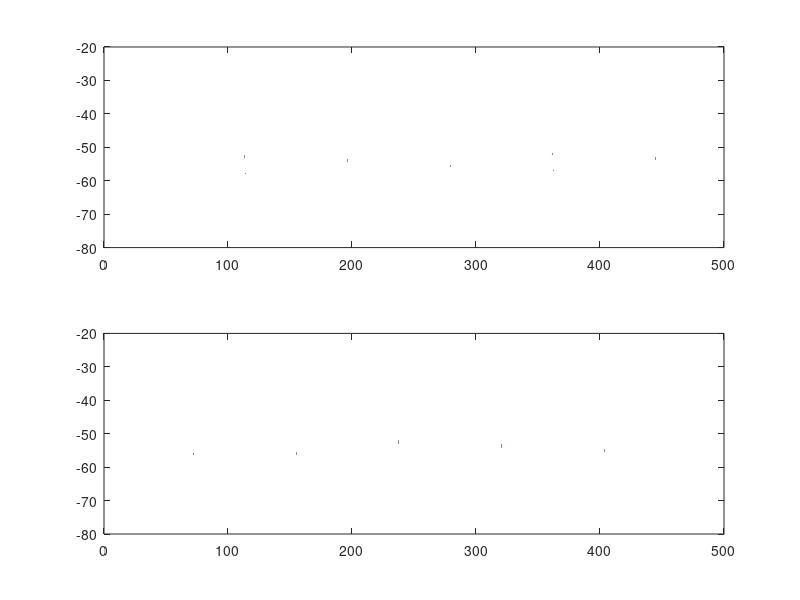

Reproduce this figure in MATLAB. (Note: this script raises an error after producing the figure.)
clear;
g_syn = 0.3;
k_syn = 2;
v_pir = 120;
v_L = -60;
v_syn = -80;
C = 1;
g_L = 0.1;
theta = 3;
g_pir = 0.3;
theta_syn = -44;

m_infinity = @(v) 1/(1+exp(-(v+65)/7.8));
S_infinity = @(v) 1/(1+exp(-(v-theta_syn)/k_syn));
dv = @(v_i,v_j,h) (-g_pir*m_infinity(v_i)^3*h*(v_i-v_pir)-g_L*(v_i-v_L)-g_syn*S_infinity(v_j)*(v_i-v_syn))/C;
h_infinity = @(v) 1/(1+exp((v+81)/11));
tao_h = @(v) h_infinity(v)*exp((v+162.3)/17.8);
dh = @(v,h) theta*(h_infinity(v)-h)/tao_h(v);

RI_dynamics = @(t,y) [dv(y(1),y(3),y(2));dh(y(1),y(2));dv(y(3),y(1),y(4));dh(y(3),y(4))];

dt = 0.0001;
tspan = 0:dt:450;
y0=[-30;0;-60;0];

[t,y] = ode45(@(t,y) RI_dynamics(t,y),tspan,y0);
subplot(2,1,1);
plot(t,y(:,1));
subplot(2,1,2);
plot(t,y(:,3));

%% 
clear;
g_syn = 0.3;
k_syn = 2;
v_pir = 120;
v_L = -60;
v_syn = -80;
C = 1;
g_L = 0.1;
theta = 3;
g_pir = 0.3;
theta_syn = -44;

m_infinity = @(v) 1/(1+exp(-(v+65)/7.8));
S_infinity = @(t) 1/(1+exp(-(20*square(t/20,10)-40-theta_syn)/k_syn));
%S_infinity = @(t) 1/(1+exp(-(-80-theta_syn)/k_syn));
dv = @(v_i,t,h) (-g_pir*m_infinity(v_i)^3*h*(v_i-v_pir)-g_L*(v_i-v_L)-g_syn*S_infinity(t)*(v_i-v_syn))/C;
%dv = @(v_i,t,h) (-g_pir*m_infinity(v_i)^3*h*(v_i-v_pir)-g_syn*S_infinity(t)*(v_i-v_syn))/C;
%dv = @(v_i,t,h) (-g_pir*m_infinity(v_i)^3*h*(v_i-v_pir)-g_L*(v_i-v_L))/C;
h_infinity = @(v) 1/(1+exp((v+81)/11));
tao_h = @(v) h_infinity(v)*exp((v+162.3)/17.8);
dh = @(v,h) theta*(h_infinity(v)-h)/tao_h(v);

RI_dynamics = @(t,y) [dv(y(1),t,y(2));dh(y(1),y(2))];

dt = 0.0001;
tspan = 0:dt:450;
y0=[-80;0];

[t,y] = ode23t(@(t,y) RI_dynamics(t,y),tspan,y0);
x = 20*square(tspan/20,10)-40;

subplot(2,1,1);
plot(t,y(:,1));
subplot(2,1,2);
plot(t,x);

%% 
clear;

dt = 0.0001;
tspan = 0:dt:200;
x = 20*square(tspan/20,10)-40;
plot(tspan,x);






